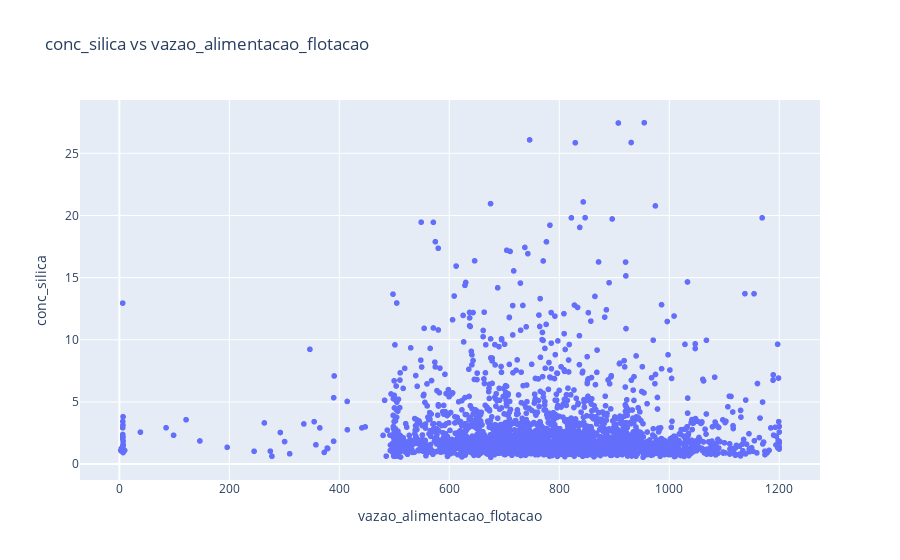

The cell this chart's notebook holds for it:
### Code cell
plot_scatter(df_clean, 'vazao_alimentacao_flotacao', 'conc_silica')

### Figure 1 — Plotly figure (JSON) as saved in the notebook; plotly's stock layout.template omitted (floating-point values rounded to 4 significant figures; data arrays with more than 128 entries replaced by an {"elided": "..."} marker saying what was removed)
{"data": [{"hovertemplate": "vazao_alimentacao_flotacao=%{x}<br>conc_silica=%{y}<extra></extra>", "legendgroup": "", "marker": {"color": "#636efa", "symbol": "circle"}, "mode": "markers", "name": "", "showlegend": false, "type": "scattergl", "x": {"elided": "2620 float values"}, "xaxis": "x", "y": {"elided": "2620 float values"}, "yaxis": "y"}], "layout": {"legend": {"tracegroupgap": 0}, "title": {"text": "conc_silica vs vazao_alimentacao_flotacao"}, "xaxis": {"anchor": "y", "domain": [0, 1], "title": {"text": "vazao_alimentacao_flotacao"}}, "yaxis": {"anchor": "x", "domain": [0, 1], "title": {"text": "conc_silica"}}}}
